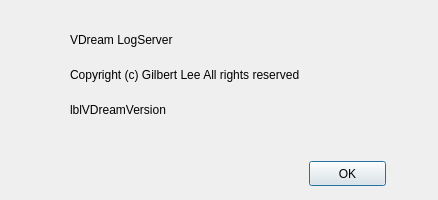
<?xml version="1.0" encoding="UTF-8"?>
<ui version="4.0">
 <class>AboutDlg</class>
 <widget class="QDialog" name="AboutDlg">
  <property name="geometry">
   <rect>
    <x>0</x>
    <y>0</y>
    <width>438</width>
    <height>200</height>
   </rect>
  </property>
  <property name="windowTitle">
   <string>About VDream LogServer</string>
  </property>
  <widget class="QLabel" name="label_2">
   <property name="geometry">
    <rect>
     <x>70</x>
     <y>65</y>
     <width>311</width>
     <height>20</height>
    </rect>
   </property>
   <property name="text">
    <string>Copyright (c) Gilbert Lee All rights reserved</string>
   </property>
   <property name="alignment">
    <set>Qt::AlignLeading|Qt::AlignLeft|Qt::AlignVCenter</set>
   </property>
  </widget>
  <widget class="QLabel" name="label">
   <property name="geometry">
    <rect>
     <x>70</x>
     <y>30</y>
     <width>311</width>
     <height>20</height>
    </rect>
   </property>
   <property name="text">
    <string>VDream LogServer </string>
   </property>
   <property name="alignment">
    <set>Qt::AlignLeading|Qt::AlignLeft|Qt::AlignVCenter</set>
   </property>
  </widget>
  <widget class="QPushButton" name="btnOK">
   <property name="geometry">
    <rect>
     <x>309</x>
     <y>161</y>
     <width>77</width>
     <height>25</height>
    </rect>
   </property>
   <property name="text">
    <string>OK</string>
   </property>
   <property name="default">
    <bool>true</bool>
   </property>
  </widget>
  <widget class="QLabel" name="lblVDreamVersion">
   <property name="geometry">
    <rect>
     <x>70</x>
     <y>100</y>
     <width>351</width>
     <height>20</height>
    </rect>
   </property>
   <property name="text">
    <string>lblVDreamVersion</string>
   </property>
  </widget>
  <widget class="QLabel" name="label_3">
   <property name="enabled">
    <bool>true</bool>
   </property>
   <property name="geometry">
    <rect>
     <x>20</x>
     <y>40</y>
     <width>34</width>
     <height>45</height>
    </rect>
   </property>
   <property name="text">
    <string/>
   </property>
   <property name="pixmap">
    <pixmap resource="logserver.qrc">:/ico/logserver.ico</pixmap>
   </property>
  </widget>
 </widget>
 <resources>
  <include location="logserver.qrc"/>
 </resources>
 <connections/>
</ui>
